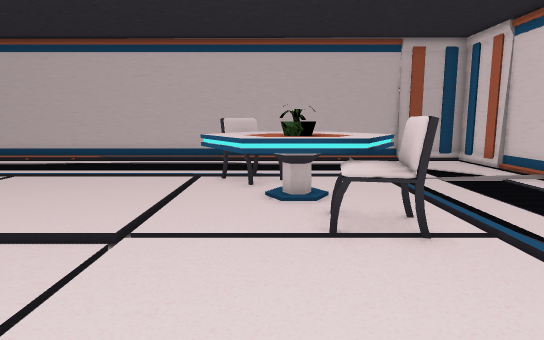
[1] (above)

17 first-person views from a walk through a scene from a Unity 3-D project. The camera is 1.5 m above the floor, tilts 8° down and sees 75° across. The floor is counted in squares, 1 m on a side. Each view is taken from the middle of a square. On the plan, view 1 faces up. The plan holds only what a view shows up to about 16 squares ahead; the rest is blank. The place goes on beyond the plan. The player is left out.

[2]
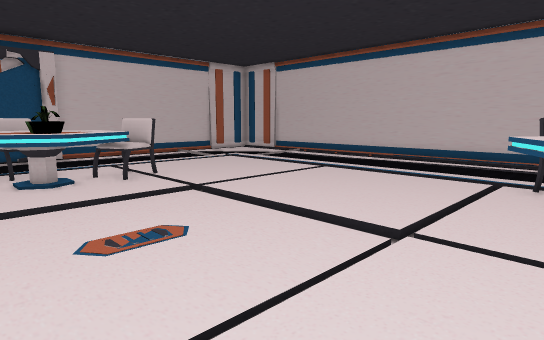

[3]
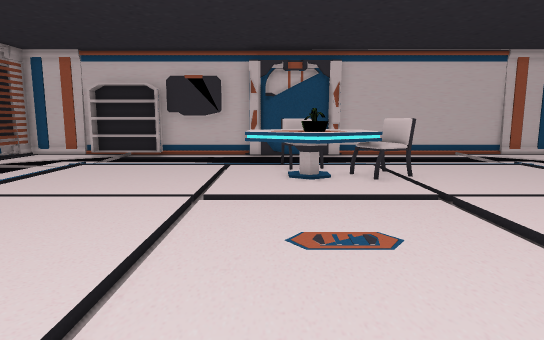

[4]
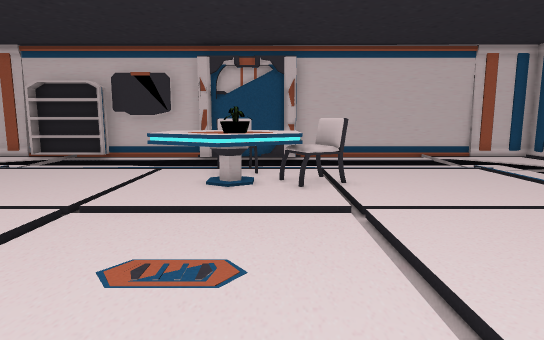

[5]
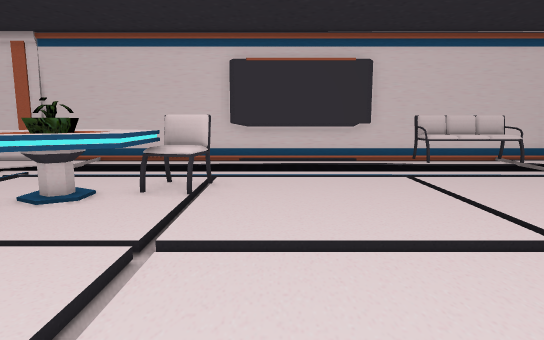

[6]
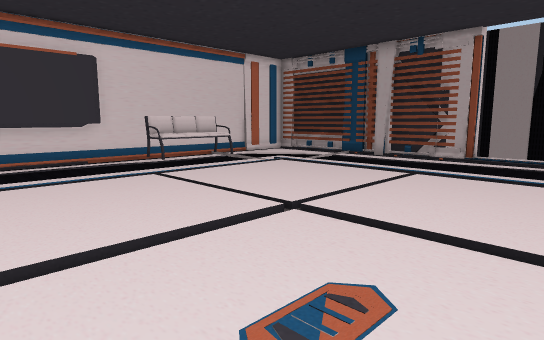

[7]
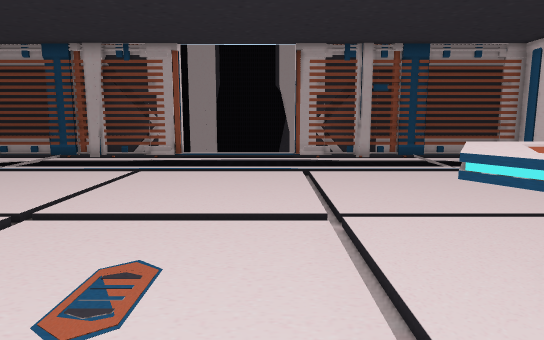

[8]
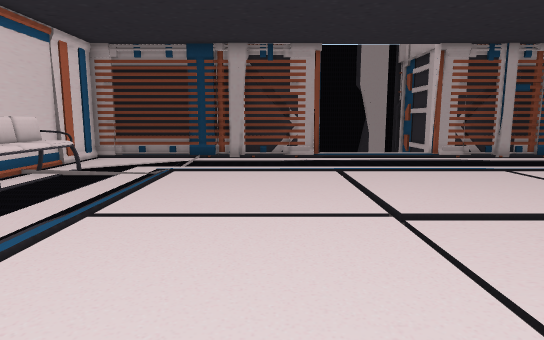

[9]
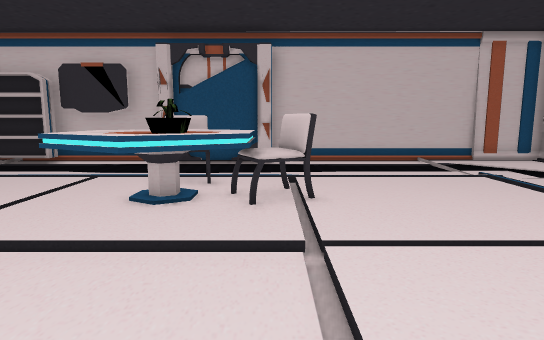

[10]
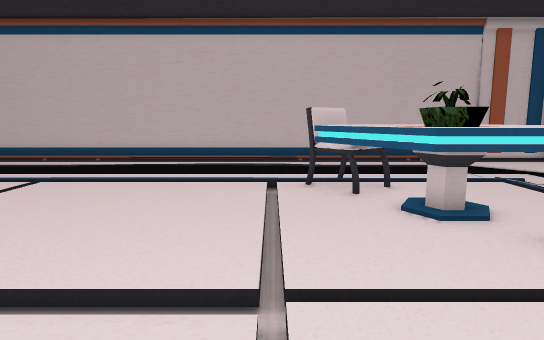

[11]
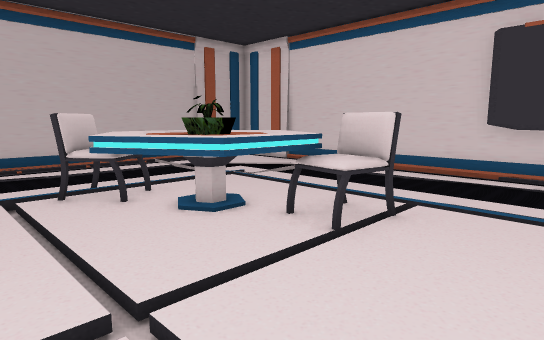

[12]
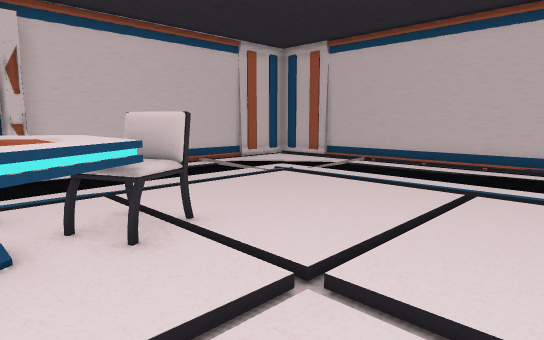

[13]
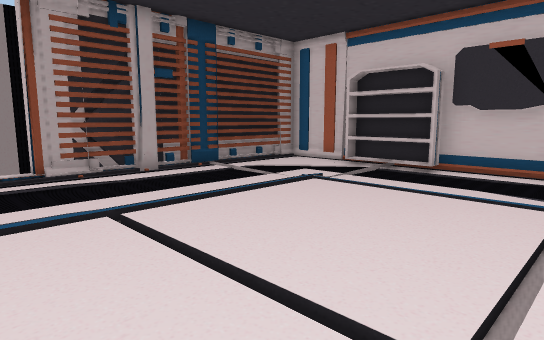

[14]
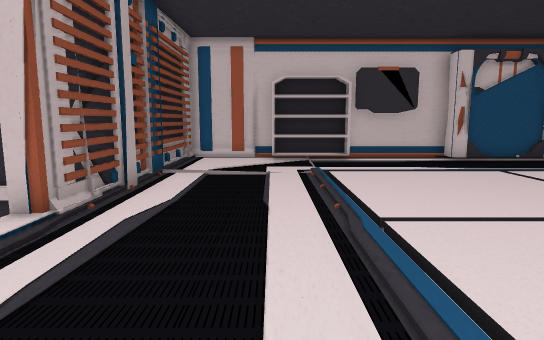

[15]
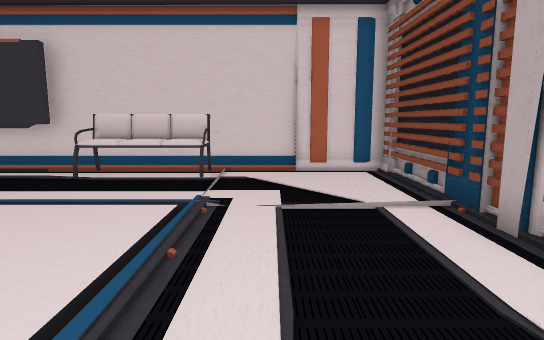

[16]
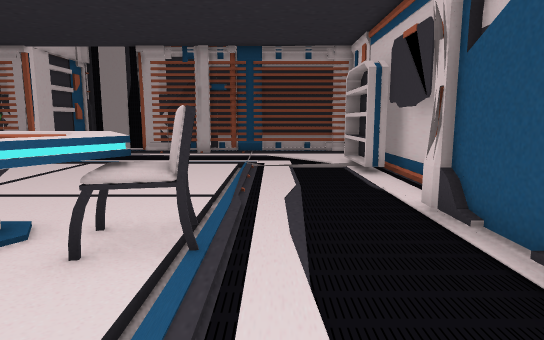

[17]
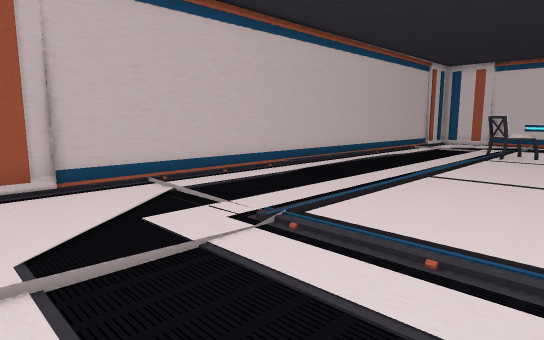

### Floor plan
Key: @ floor where view 1 was taken; # wall or solid block; x gap in a wall; . main floor; - floor 0.25 m lower than the main floor; / step, stairs or slope; v drop or lower ground; T table; P plant; C chair; S shelf; O other object.
Columns run from 17 left of view 1 to 8 right of it. Each row starts with its distance up from view 1.
 15 ##########################
 14 #........................#
 13 #........................#
 12 #......               ...#
 11 #........................#
 10 #...............O........#
  9 #.--./..../..../OT../.--.#
  8 #.--./..../..../TTTT/.--.#
  7 #.--./..../..../TPPT/.--.#
  6 #.--./..../..../TTTT/.--.#
  5 #.--./.C../..../..TO/.- .#
  4 ##--./.CC./..../..../.- ##
  3  #--./TTTT/..../..../.- ##
  2  #--.CCPPT/..../..../.- #
  1  #--./CTTT/..../..../.- ##
  0 ##--./..../..../.@../.- ##
 -1 #.--./..../..../..../.--.#
 -2 #.--./..../..../..../.-O.#
 -3 #.--./..../..../..../.-OO#
 -4 #S--./..../..../..../.-OO#
 -5 #S--./..../..../..../.-OO#
 -6 #S.......................#
 -7 #S.......................#
 -8 #....  .......  .........#
 -9 #........................#
-10 #....###.///////##.##...##
-11 ##########xvvvvx#########

Where each view was taken, in squares from view 1:
view 1: 0 up, 0 right, facing up
view 2: 0 up, 0 right, facing up-left
view 3: 1 up, 0 right, facing left
view 4: 3 up, 1 left, facing left
view 5: 3 up, 6 left, facing right
view 6: 4 up, 6 left, facing down-right
view 7: 5 up, 6 left, facing down
view 8: 5 up, 0 right, facing down
view 9: 4 up, 3 left, facing left
view 10: 2 up, 2 left, facing up
view 11: 2 up, 3 left, facing up-right
view 12: 2 up, 5 left, facing up-left
view 13: 0 up, 5 left, facing down-left
view 14: 7 down, 2 left, facing left
view 15: 7 down, 3 left, facing right
view 16: 6 up, 13 left, facing down
view 17: 6 up, 16 left, facing up-right
